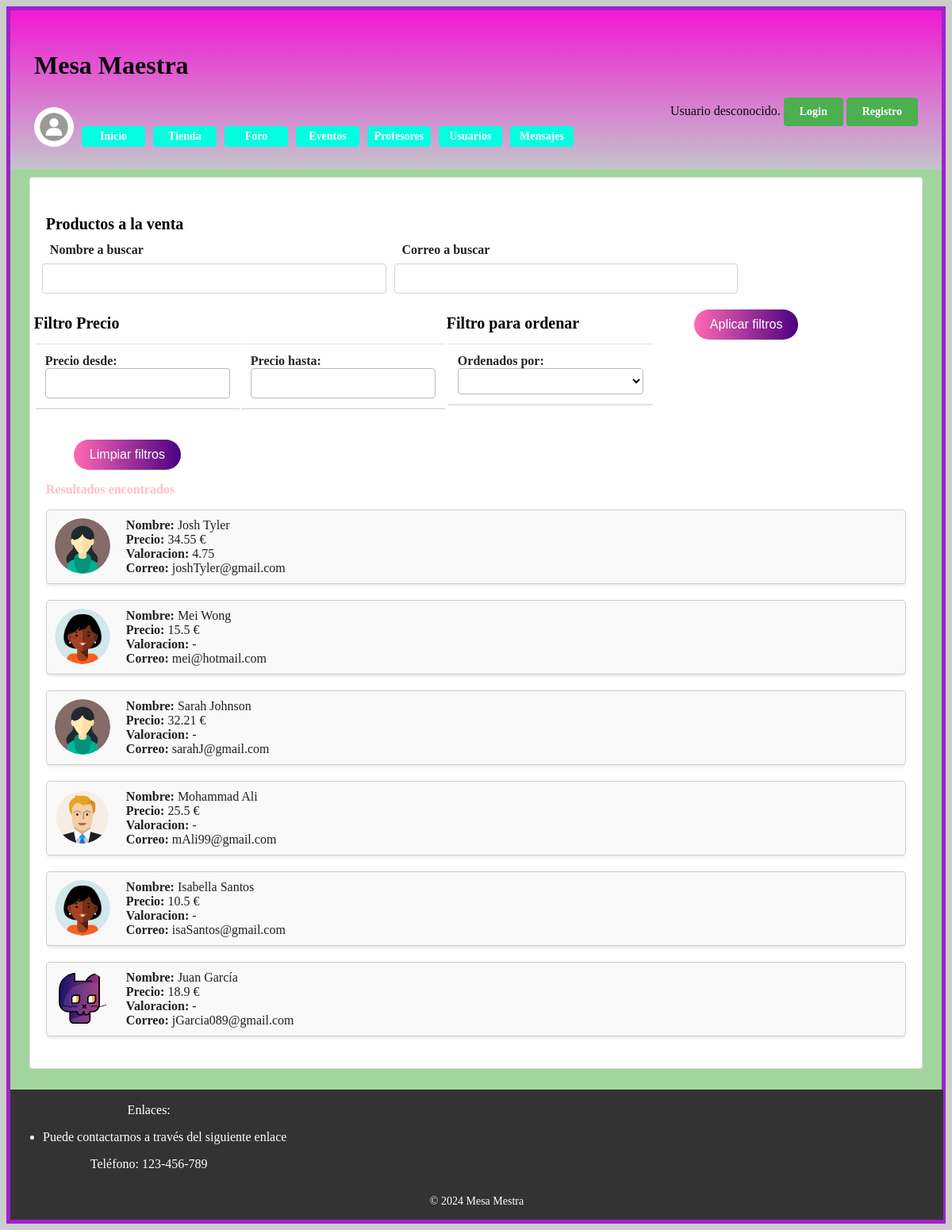
Screenshot of /profesores.php with the database file from the repository.
### tables this page shows
CREATE TABLE `usuarios` (
  `id` int(11) NOT NULL,
  `password` varchar(70) NOT NULL,
  `nombre` varchar(50) NOT NULL,
  `correo` varchar(50) NOT NULL,
  `rolUser` int(11) NOT NULL,
  `valoracion` float DEFAULT NULL,
  `precio` float DEFAULT NULL,
  `avatar` varchar(50) DEFAULT NULL
);

### profesores.php (called while the page is built, shortened)
<?php
require_once 'includes/src/Profesores/listaProfesores.php';
$form = new es\ucm\fdi\aw\src\Profesores\FormularioBusquedaProfesor();
$htmlFormLogin = $form->gestiona();
?>

### includes/src/Usuarios/Usuario.php (called while the page is built, shortened)
<?php
class Usuario
{
    protected $nombre;
    protected $correo;
    protected $avatar;
    protected  function __construct($rol,$nombre, $password, $correo, $avatar, $id = null)
    {
        $this->nombre = $nombre;
        $this->correo = $correo;
        $this->avatar = $avatar;
    }
    public function getNombre()
    {
        return $this->nombre;
    }
    public function getCorreo()
    {
        return $this->correo;
    }
    public function getAvatar()
    {
        return $this->avatar;
    }
}

### includes/src/Profesores/Profesor.php (called while the page is built, shortened)
<?php
class Profesor extends Usuario
{
    private $valoracion;
    private $precio;
    public function __construct($rol, $nombre, $password, $correo,  $precio, $avatar,$valoracion,$id = null)
    {
        $this->valoracion =  $valoracion;
        $this->precio =  $precio;
    }
    public function getValoracion()
    {
        return $this->valoracion;
    }
    public function getPrecio()
    {
        return $this->precio;
    }
    public static function listarProfesores()
    {
        $conn = BD::getInstance()->getConexionBd();
        $query = "SELECT * FROM usuarios WHERE rolUser = ".self::TEACHER_ROLE;
        $rs = $conn->query($query);
        $profesores = array();
        if ($rs) {
        while ($fila = $rs->fetch_assoc()) {
        $profesor = new Profesor(
        $fila['rolUser'],
        $fila['nombre'],
       '',
        $fila['correo'],
        $fila['precio'],
        $fila['avatar'],
        $fila['valoracion'],
        $fila['id']
        );
        $profesores[] = $profesor;
        }
        }
        return $profesores;
    }
    public static function listarProfesoresBusqueda($buscar, $correo,$buscaPrecioDesde, $buscaPrecioHasta, $orden)
    {
        $conn = BD::getInstance()->getConexionBd();
        $query = "SELECT * FROM usuarios WHERE rolUser = " . self::TEACHER_ROLE;
        $rs = $conn->query($query);
        $profesores = array();
        if ($rs) {
            while ($fila = $rs->fetch_assoc()) {
                $profesor = new Profesor(
                    $fila['rolUser'],
                    $fila['nombre'],
                    '',
                    $fila['correo'],
                    $fila['precio'],
                    $fila['avatar'],
                    $fila['valoracion'],
                    $fila['id']
                );
                $profesores[] = $profesor;
            }
        }
        return $profesores;
    }
}

### includes/src/Profesores/listaProfesores.php (the view, shortened to what this page needs)
<?php
    echo '<link rel="stylesheet" type="text/css" href="' . RUTA_CSS . '/imagenes.css">';
    $contenidoPrincipal = listaProfesores();
?>
<?php
function listaProfesores()
{
    $profesores = Profesor::listarProfesores();
    $html = "<div class='profesores'>";
    foreach ($profesores as $profesor) {
        $html .= visualizaProfesor($profesor);
    }
    $html .= "</div>";
    return $html;
}
function listaProfesoresFiltrada($buscar,$correo, $buscaPrecioDesde, $buscaPrecioHasta, $orden)
{
    $profesores = Profesor::listarProfesoresBusqueda($buscar,$correo, $buscaPrecioDesde, $buscaPrecioHasta, $orden);
    $html = "<div class='profesores'>";
    foreach ($profesores as $profesor) {
        $html .= visualizaProfesor($profesor);
    }
    $html .= "</div>";
    return $html;
}
function visualizaProfesor($profesor) {
        $imagenPath = $profesor->getAvatar() ? RUTA_IMGS . $profesor->getAvatar() : RUTA_IMGS . 'images/avatarPorDefecto.png';
        $precio = $profesor->getPrecio();
        $valoracion = $profesor->getValoracion();
        $id =  $profesor->getId();
        if ($precio === null) {
            $precioTexto = '-';
        } else {
            $precioTexto = $precio . ' €';
        }
        if ($valoracion === null) {
            $valoracionTexto = '-';
        } else {
            $valoracionTexto = $valoracion;
        }
        $app = BD::getInstance();
        if ($app->usuarioLogueado())
        {
            $rutaChat = resuelve('/ChatView.php');
            $html = <<<EOF
            <div class="profesor">
                <img src="{$imagenPath}" alt="Avatar de {$profesor->getNombre()}" class="profesor_avatar">
                <div class="profesor_info">
                    <div class="profesor_nombre"><strong>Nombre:</strong> {$profesor->getNombre()}</div>
                    <div class="profesor_precio"><strong>Precio:</strong> {$precioTexto}</div>
                    <div class="profesor_valoracion"><strong>Valoracion:</strong> {$valoracionTexto}</div>
                    <div class="profesor_correo"><strong>Correo:</strong> {$profesor->getCorreo()}</div>
                    <div>
                        <a href="$rutaChat?id=$id" class="button-like-link">Contactar</a>
                    </div>
                </div>
            </div>
        EOF;
        }
        else
        {
            $html = <<<EOF
            <div class="profesor">
                <img src="{$imagenPath}" alt="Avatar de {$profesor->getNombre()}" class="profesor_avatar">
                <div class="profesor_info">
                    <div class="profesor_nombre"><strong>Nombre:</strong> {$profesor->getNombre()}</div>
                    <div class="profesor_precio"><strong>Precio:</strong> {$precioTexto}</div>
                    <div class="profesor_valoracion"><strong>Valoracion:</strong> {$valoracionTexto}</div>
                    <div class="profesor_correo"><strong>Correo:</strong> {$profesor->getCorreo()}</div>
                </div>
            </div>
        EOF;
        }
    return $html;
}
?>

### rows the page displays
usuarios: avatar (picture), nombre "Josh Tyler", precio "34.55 €", valoracion "4.75", correo "joshTyler@gmail.com"
usuarios: avatar (picture), nombre "Mei Wong", precio "15.5 €", correo "mei@hotmail.com"
usuarios: avatar (picture), nombre "Sarah Johnson", precio "32.21 €", correo "sarahJ@gmail.com"
usuarios: avatar (picture), nombre "Mohammad Ali", precio "25.5 €", correo "mAli99@gmail.com"
usuarios: avatar (picture), nombre "Isabella Santos", precio "10.5 €", correo "isaSantos@gmail.com"
usuarios: avatar (picture), nombre "Juan García", precio "18.9 €", correo "jGarcia089@gmail.com"

### other values shown
$params['cabecera'] "Mesa Maestra"
$valoracionTexto "- - - - -"
